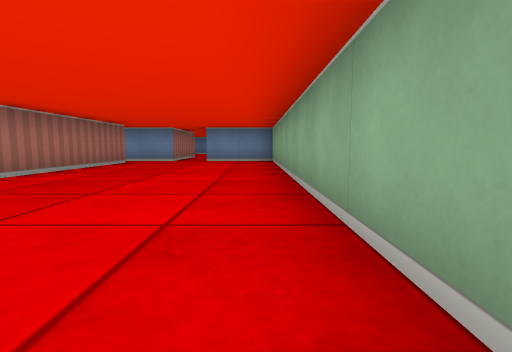
[1] (above)

18 first-person views from a walk through a cub3D ray-caster map. The camera is about half as high as the walls, tilts 6° down and sees 85° across. The floor is counted in squares. Each view is taken from the middle of a square. On the plan, view 1 faces up. The plan holds only what a view shows up to about 9 squares ahead; the rest is blank. The place goes on beyond the plan.

[2]
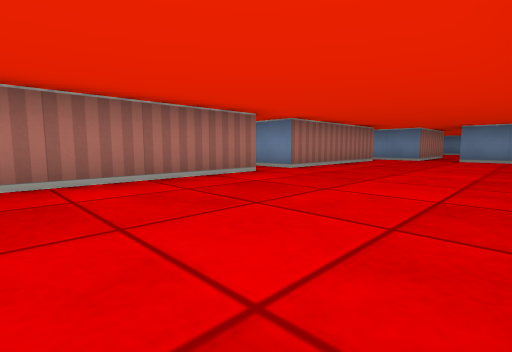

[3]
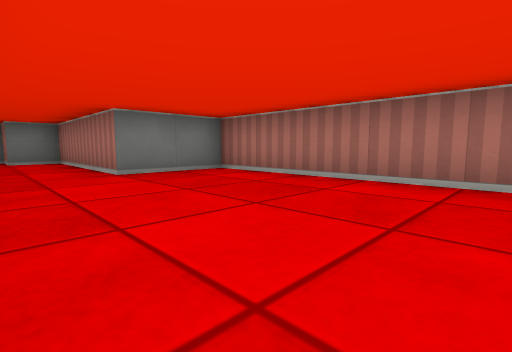

[4]
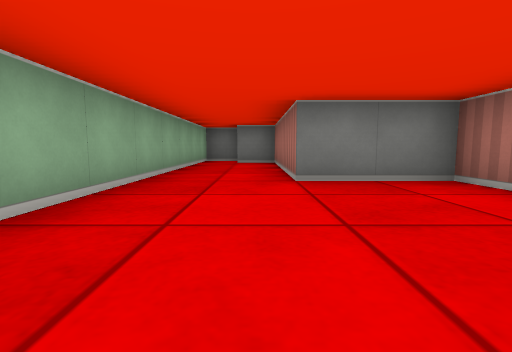

[5]
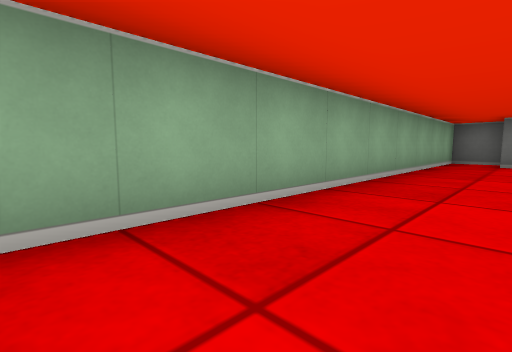

[6]
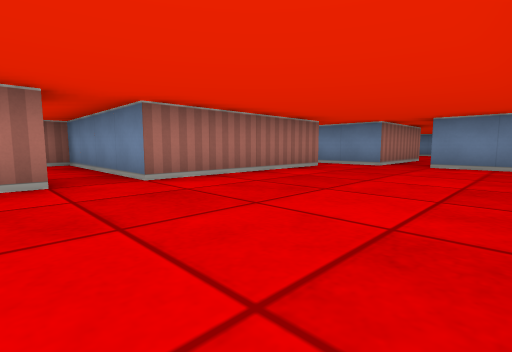

[7]
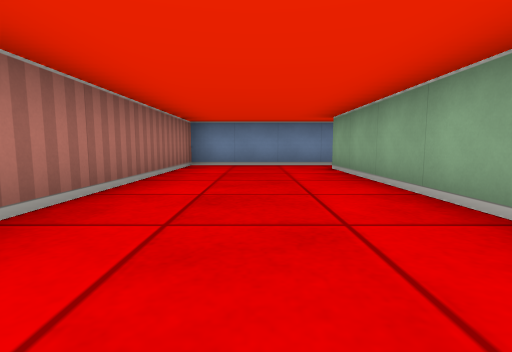

[8]
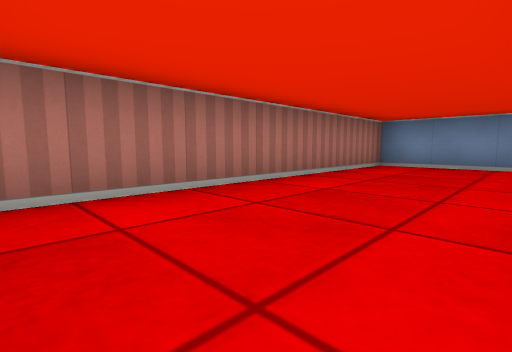

[9]
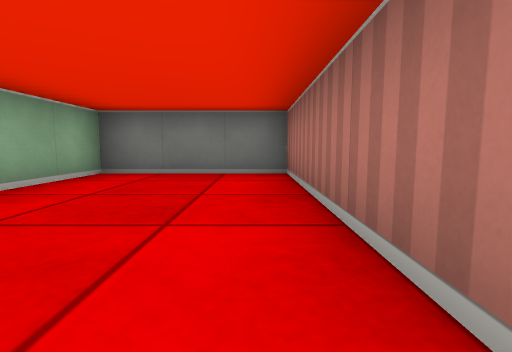

[10]
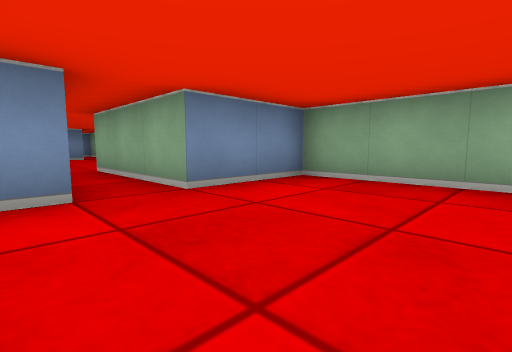

[11]
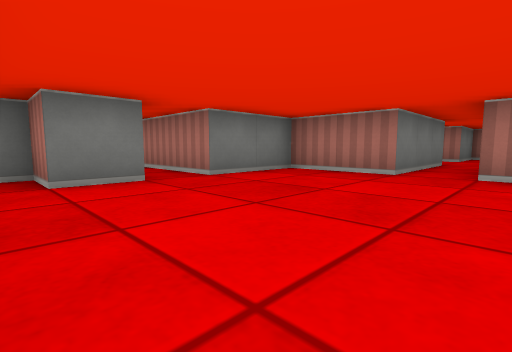

[12]
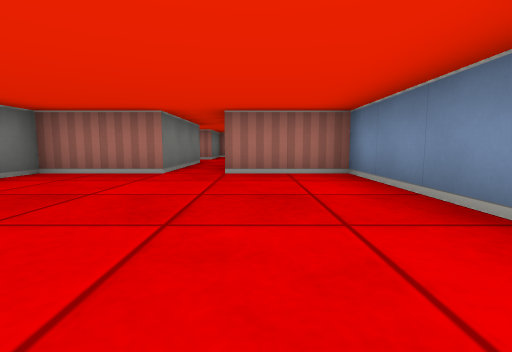

[13]
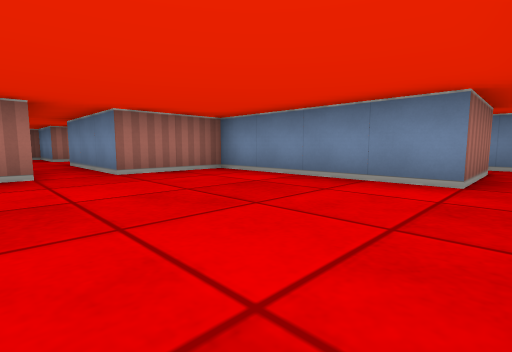

[14]
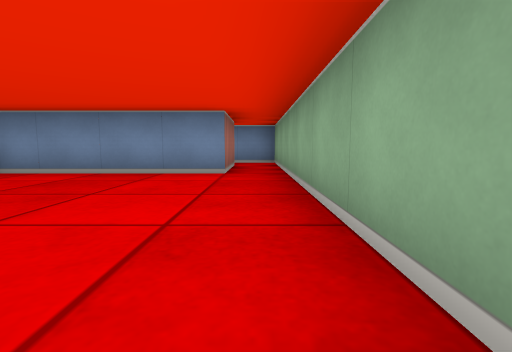

[15]
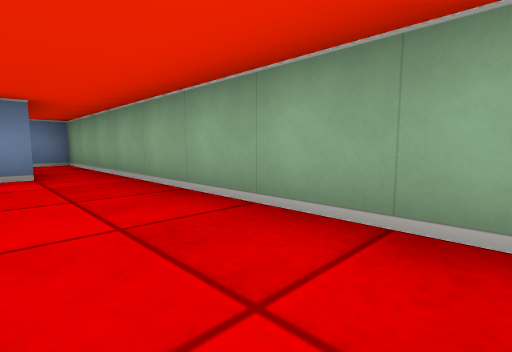

[16]
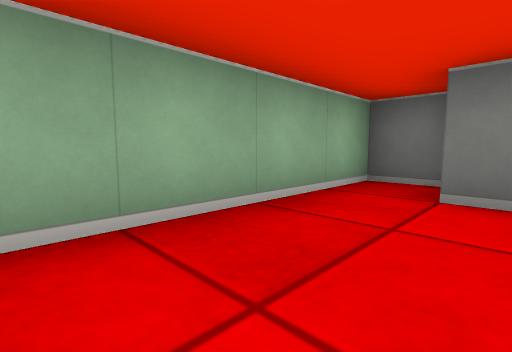

[17]
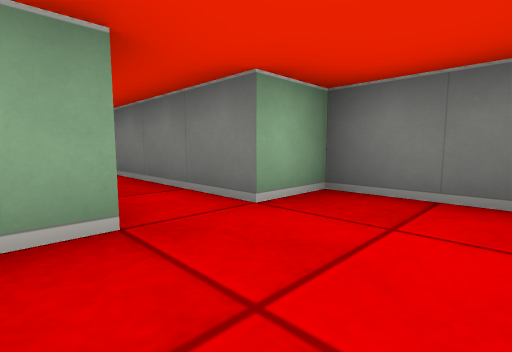

[18]
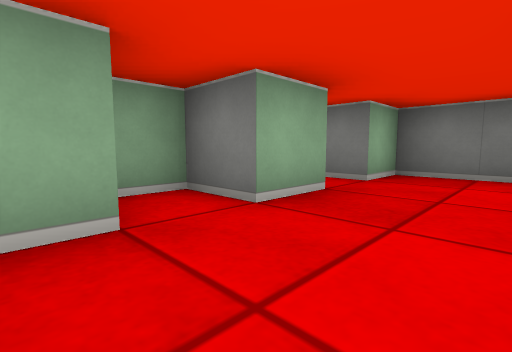

### Floor plan
Ten units are one square. View 1 is at (0, 0); x grows to the right and y downward. Boxes are objects, and circles mark ways between rooms. Rooms are numbered by the first view taken in them; rooms with no view inside come last. Other rooms are left out.
<svg viewBox="-100 -180 110 270">
<path fill="none" stroke="#000" d="M-35 -26 -35 35 -15 35 -15 75 -5 75 -5 85 5 85 5 -85 -15 -85M-35 -76 -35 -35 -45 -35M-25 -85 -42 -85M-45 -35 -75 -35 -75 35 -45 35 -45 -25M-5 -165 -45 -165 -45 -145 -75 -145M-75 -135 -45 -135 -45 -115 -25 -115 -25 -85M-15 -85 -15 -115 -5 -115 -5 -105 5 -105 5 -165M-95 -150 -95 -145M-75 -164 -75 -170M-75 -145 -75 -155 -65 -155 -65 -162"/>
<circle cx="-40" cy="-30" r="3" fill="#2a7"/>
<circle cx="-20" cy="-80" r="3" fill="#2a7"/>
<text x="-10" y="-10">1</text>
<text x="-60" y="0">2</text>
<text x="-20" y="-140">3</text>
<text x="-90" y="-160">4</text>
</svg>
Room 1 opens to room 2. Room 1 opens to room 3.

Where each view was taken, in squares from view 1:
view 1: 0 up, 0 right, facing up
view 2: 1 down, 0 right, facing up-left
view 3: 1 up, 0 right, facing down-left
view 4: 0 up, 1 left, facing down
view 5: 0 up, 1 left, facing down-right
view 6: 2 up, 0 right, facing up-left
view 7: 3 down, 6 left, facing up
view 8: 3 down, 5 left, facing up-left
view 9: 1 up, 7 left, facing down
view 10: 6 up, 3 left, facing up-right
view 11: 15 up, 0 right, facing down-left
view 12: 15 up, 0 right, facing left
view 13: 13 up, 0 right, facing up-left
view 14: 12 up, 0 right, facing up
view 15: 12 up, 1 left, facing up-right
view 16: 14 up, 1 left, facing down-right
view 17: 15 up, 9 left, facing down-right
view 18: 17 up, 9 left, facing down-right
